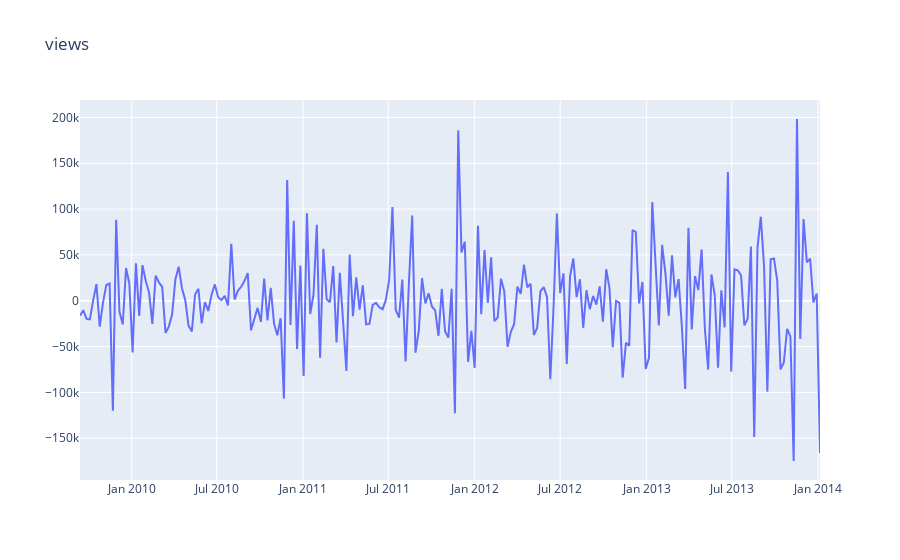

Notebook source saved alongside this figure:
### Markdown cell above
Побудуємо графік, щоб і візуально впевнитись в тому, що ряд дійсно стаціонарний

### Code cell
plotly_df(data_stationary, title="views")

### Figure 1 — Plotly figure (JSON) as saved in the notebook; plotly's stock layout.template omitted (floating-point values rounded to 4 significant figures; data arrays with more than 128 entries replaced by an {"elided": "..."} marker saying what was removed)
{"data": [{"mode": "lines", "name": "qty", "type": "scatter", "x": {"elided": "226 str values"}, "y": {"elided": "226 float values"}}], "layout": {"title": {"text": "views"}}}
